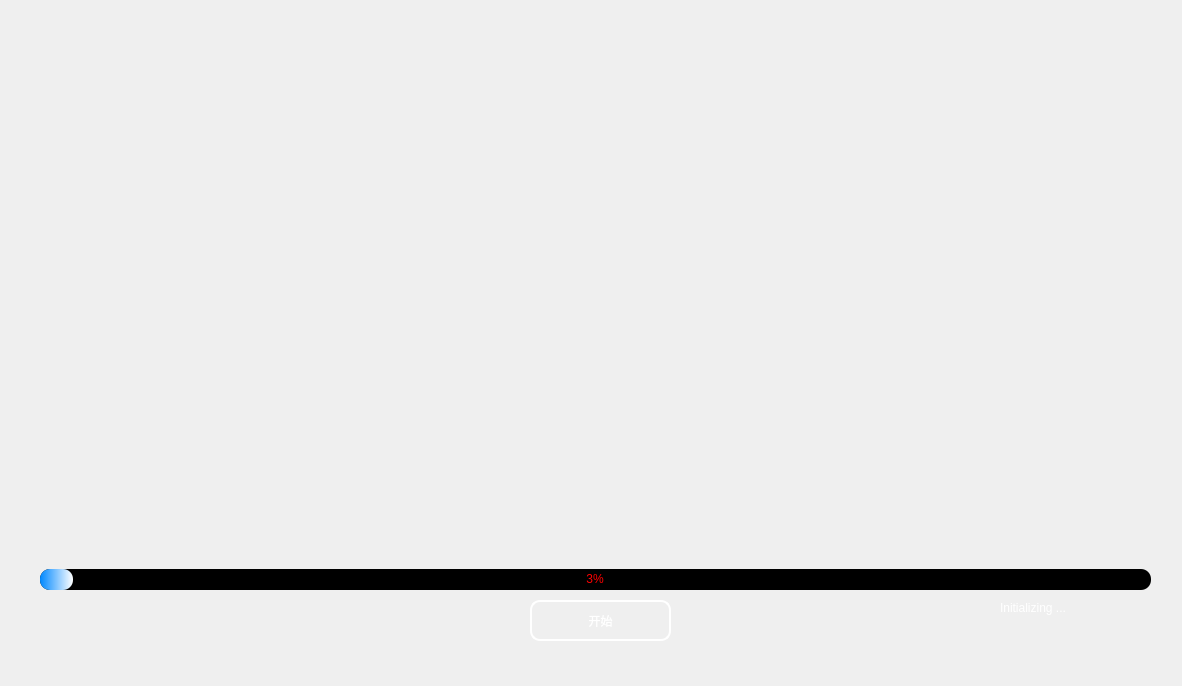
<?xml version="1.0" encoding="UTF-8"?>
<ui version="4.0">
 <class>MainWindow</class>
 <widget class="QMainWindow" name="MainWindow">
  <property name="geometry">
   <rect>
    <x>0</x>
    <y>0</y>
    <width>1182</width>
    <height>686</height>
   </rect>
  </property>
  <property name="windowTitle">
   <string>MainWindow</string>
  </property>
  <widget class="QWidget" name="centralwidget">
   <widget class="QProgressBar" name="progressBar">
    <property name="geometry">
     <rect>
      <x>40</x>
      <y>569</y>
      <width>1111</width>
      <height>21</height>
     </rect>
    </property>
    <property name="contextMenuPolicy">
     <enum>Qt::DefaultContextMenu</enum>
    </property>
    <property name="autoFillBackground">
     <bool>false</bool>
    </property>
    <property name="styleSheet">
     <string notr="true">QProgressBar{
	background-color: rgb(0,0 ,0 );
	border-style:none;
    border-radius:10px;
    color:rgb(255,0,0)
}
QProgressBar::chunk{
	background-color: qlineargradient(spread: pad, x1:0, y1:1, x2:1, y2:1, stop:0 rgba(0,136, 255, 255), stop:1 rgba(255,255,255,255));
	border-radius:10px;
}
</string>
    </property>
    <property name="maximum">
     <number>100</number>
    </property>
    <property name="value">
     <number>3</number>
    </property>
    <property name="alignment">
     <set>Qt::AlignCenter</set>
    </property>
    <property name="orientation">
     <enum>Qt::Horizontal</enum>
    </property>
    <property name="invertedAppearance">
     <bool>false</bool>
    </property>
   </widget>
   <widget class="QLabel" name="label">
    <property name="geometry">
     <rect>
      <x>1000</x>
      <y>600</y>
      <width>141</width>
      <height>16</height>
     </rect>
    </property>
    <property name="styleSheet">
     <string notr="true">color: rgb(255, 255, 255);</string>
    </property>
    <property name="text">
     <string>Initializing ...</string>
    </property>
   </widget>
   <widget class="QLabel" name="blackground">
    <property name="geometry">
     <rect>
      <x>20</x>
      <y>0</y>
      <width>1140</width>
      <height>644</height>
     </rect>
    </property>
    <property name="styleSheet">
     <string notr="true">border-image: url(C:/Users/HP/Pictures/Saved Pictures/封面.png);
border-top-left-radius:30px;
border-top-right-radius:30px;
border-bottom-left-radius:30px;
border-bottom-right-radius:30px;</string>
    </property>
    <property name="text">
     <string/>
    </property>
   </widget>
   <widget class="QPushButton" name="begin">
    <property name="geometry">
     <rect>
      <x>530</x>
      <y>600</y>
      <width>141</width>
      <height>41</height>
     </rect>
    </property>
    <property name="styleSheet">
     <string notr="true">#begin{
border:2px solid rgb(255, 255, 255);
color:white;
font: 12pt &quot;微软雅黑&quot;;
border-radius:10px;
}
#begin:pressed{
	padding-top:5px;
	padding-left:5px;
}
</string>
    </property>
    <property name="text">
     <string>开始</string>
    </property>
   </widget>
   <zorder>blackground</zorder>
   <zorder>progressBar</zorder>
   <zorder>label</zorder>
   <zorder>begin</zorder>
  </widget>
  <widget class="QMenuBar" name="menubar">
   <property name="geometry">
    <rect>
     <x>0</x>
     <y>0</y>
     <width>1182</width>
     <height>26</height>
    </rect>
   </property>
  </widget>
 </widget>
 <resources/>
 <connections/>
</ui>
